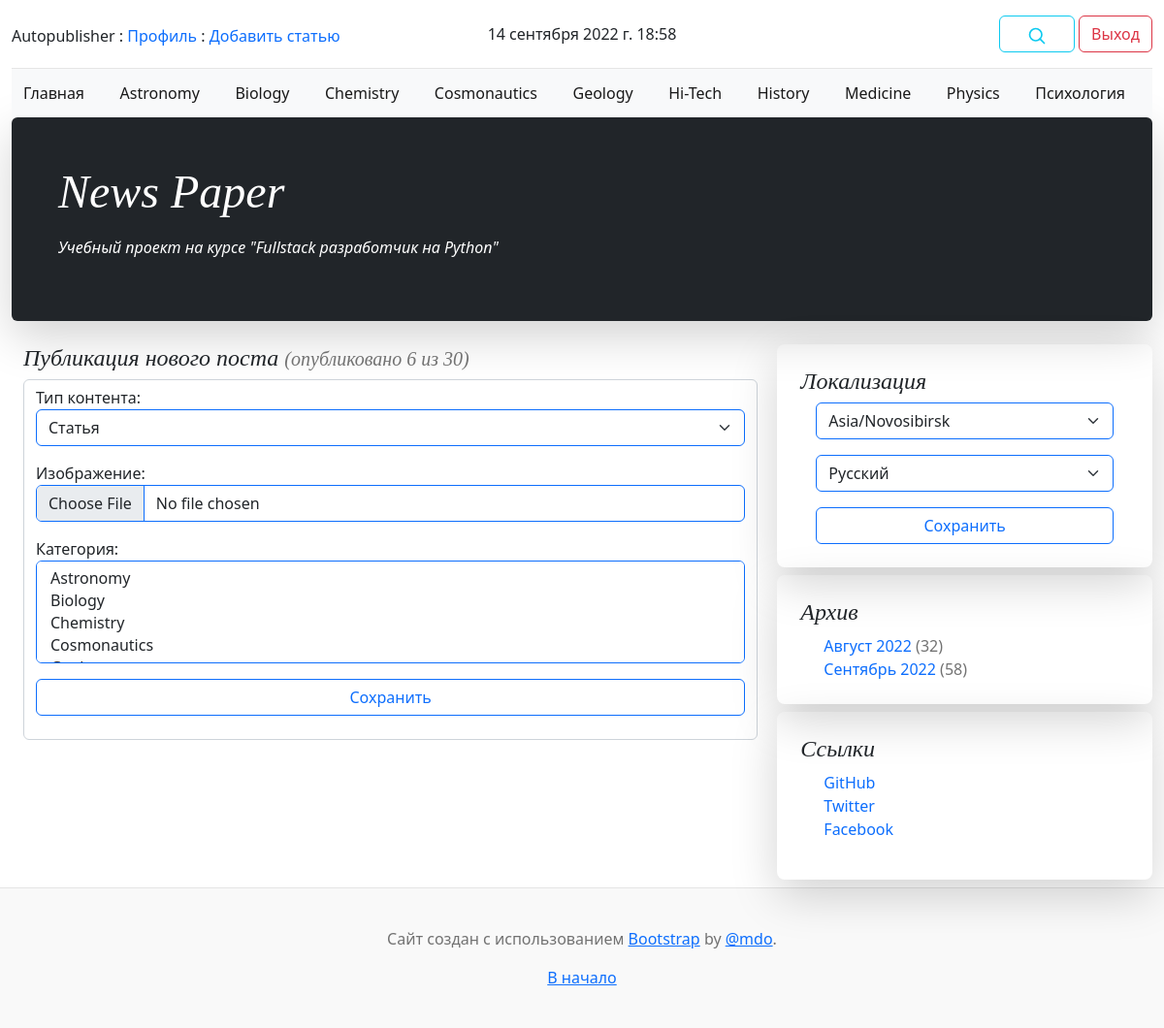
The app's page /create/ (signed in) with its own data.
### news/models.py (models this page shows)
class Category(models.Model):
    name = models.CharField(
        max_length=64,
        unique=True,
        verbose_name=_('Имя категории'),
    )
    subscribers = models.ManyToManyField(
        User,
        through='CatSubscribers',
        blank=True,
        verbose_name=_('Подписчик'),
    )
    def __str__(self):
        return self.name
    class Meta:
        verbose_name = _('Категория')
        verbose_name_plural = _('Категории')

### news/views.py (the view, shortened to what this page needs)
# urls.py: path('create/', PostCreate.as_view(), name='create'),
class PostCreate(PermissionRequiredMixin, CreateView):
    permission_required = (
        'news.add_post',
    )
    context_object_name = 'create'
    form_class = PostingForm
    model = Post
    template_name = 'edit.html'
    def get_context_data(self, **kwargs):
        context = super().get_context_data(**kwargs)
        limit = settings.DAILY_POST_LIMIT
        context['limit'] = limit
        last_day = timezone.now() - timedelta(days=1)
        posts_day_count = Post.objects.filter(
            author_post__author_user=self.request.user,
            date_pub__gte=last_day,
        ).count()
        context['count'] = posts_day_count
        context['post_limit'] = posts_day_count < limit
        return context

### news/form.py (shortened to what this page needs)
class PostingForm(forms.ModelForm):
    error_css_class = 'text-danger fw-semibold'
    class Meta:
        model = Post
        fields = [
            'type_cat',
            'name_ru',
            'content_ru',
            'name_en',
            'content_en',
            'content_image',
            'post_cat',
        ]
        widgets = {
            'type_cat': forms.Select(
                attrs={'class': 'form-select border-primary'}
            ),
            'name_ru': forms.TextInput(
                attrs={'class': 'form-control border-primary'}
            ),
            'content_ru': forms.Textarea(
                attrs={'class': 'form-control border-primary'}
            ),
            'name_en': forms.TextInput(
                attrs={'class': 'form-control border-primary'}
            ),
            'content_en': forms.Textarea(
                attrs={'class': 'form-control border-primary'}
            ),
            'content_image': forms.FileInput(
                attrs={'class': 'form-control border-primary'}
            ),
            'post_cat': forms.SelectMultiple(
                attrs={'class': 'form-select border-primary'}
            ),
        }

### news/context_processors.py (called while the page is built)
def navigate_context(request):
    category = Category.objects.all()
    archives = Post.objects.annotate(
        year=ExtractYear('date_pub'),
        month=ExtractMonth('date_pub')
    ).values('year', 'month').annotate(total=Count('id'))
    user_timezone = pytz.timezone(
        request.session.get('django_timezone') or settings.TIME_ZONE
    )
    current_time = timezone.now().astimezone(user_timezone)
    context = {
        'category': category,
        'archives': archives,
        'current_time': current_time,
        'timezones': pytz.common_timezones,
    }
    return context

### news/templatetags/news_filters.py (called while the page is built)
@register.filter()
def name_month(val):
    val_obj = timezone.datetime.strptime(str(val), "%m")
    val_name = val_obj.strftime("%B")
    return _(val_name)

### templates/edit.html (shortened to what this page needs)
{% extends 'default.html' %}
{% load i18n %}
{% block content %}
{% if edit.id == None %}
    <div class="container-fluid text-start">
        <h4 class="fst-italic">
            {% trans "Публикация нового поста" %}
            <span class="blog-post-meta fs-5">
                ({% blocktrans with count=count limit=limit %}опубликовано {{ count }} из {{ limit }}{% endblocktrans %})
            </span>
        </h4>
    </div>
    <div class="container-fluid">
        <div class="mb-3 pb-3">
            <fieldset class="form-control pb-4">
                {% if post_limit %}
                    {% include 'edit_form.html' %}
                {% else %}
                    <div class="container-fluid text-center">
                        <h5 class="pb-1 mb-4 fst-italic link-danger fw-semibold">
                            {% trans "За текущие сутки Вы исчерпали лимит публикаций!" %}
                        </h5>
                    </div>
                {% endif %}
            </fieldset>
        </div>
    </div>
{% endif %}
{% endblock content %}

### templates/navigate.html (shortened to what this page needs)
{% load i18n %}
{% load tz %}
{% load cache %}
<div class="container-fluid">
  <header class="blog-header lh-1 py-3">
    <div class="row flex-nowrap justify-content-between align-items-center">
      <div class="col-4 pt-1">
          {% if user.id %}
              <p class="pb-0 mb-0">
                  {{ user }}
                  :
                  <a title="{% trans "Профиль" %}" class="link-primary text-decoration-none" href="{% url 'news:profile' user.id %}">{% trans "Профиль" %}</a>
                  :
                  <a title="{% trans "Добавить статью" %}" class="link-primary text-decoration-none" href="{% url 'news:create' %}">{% trans "Добавить статью" %}</a>
              </p>
          {% endif %}
      </div>
      <div class="col-4 text-center">
        {{ current_time }}
      </div>
      <div class="col-4 d-flex justify-content-end align-items-center">
        <a class="link-secondary" href="{% url 'news:search' %}" aria-label="Search">
          <span class="btn btn-outline-info">
              <svg xmlns="http://www.w3.org/2000/svg" width="20" height="20" fill="none" stroke="currentColor" stroke-linecap="round" stroke-linejoin="round" stroke-width="2" class="mx-3" role="img" viewBox="0 0 24 24"><title>Search</title><circle cx="10.5" cy="10.5" r="7.5"/><path d="M21 21l-5.2-5.2"/></svg>
          </span>
        </a>
          {% if user.id %}
            <a class="btn btn-outline-danger" href="/accounts/logout/">{% trans "Выход" %}</a>
          {% else %}
            <a class="btn btn-outline-success" href="/accounts/login/">{% trans "Вход" %} | {% trans "Регистрация" %}</a>
          {% endif %}
      </div>
    </div>
  </header>
  <nav {% if current_time.hour >= 19 or  current_time.hour <= 7 %}class="navbar bg-dark text-bg-dark"{% else %}class="navbar bg-light"{% endif %}>
    <div {% if current_time.hour >= 19 or  current_time.hour <= 7 %}class="container-fluid bg-dark text-bg-dark"{% else %}class="container-fluid"{% endif %}>
      <a {% if current_time.hour >= 19 or  current_time.hour <= 7 %}class="navbar-brand fs-6 text-bg-dark"{% else %}class="navbar-brand fs-6"{% endif %} href="{% url 'news:index' %}">{% trans "Главная" %}</a>
      {% for item in category %}
        <a {% if current_time.hour >= 19 or  current_time.hour <= 7 %}class="navbar-brand fs-6 text-bg-dark"{% else %}class="navbar-brand fs-6"{% endif %} href="{% url 'news:category' item.id %}">{{ item.name }}</a>
      {% endfor %}
    </div>
  </nav>
</div>

### static/css/blog.rtl.css (style rules this page uses)
.blog-header { border-bottom: 1px solid #e5e5e5; }
h1, h2, h3, h4, h5, h6 { font-family: Amiri, Georgia, "Times New Roman", serif; }
.blog-post-meta { margin-bottom: 1.25rem; color: #727272; }

### records on screen
Category: name "Astronomy"
Category: name "Biology"
Category: name "Chemistry"
Category: name "Cosmonautics"
Category: name "Geology"
Category: name "Hi-Tech"
Category: name "History"
Category: name "Medicine"
Category: name "Physics"
Category: name "Психология"

### other values on screen
{{ user }} "Autopublisher"
{{ current_time }} "14 сентября 2022 г. 18:58"
{{ item.month|name_month }} "Август" "Сентябрь"
{{ item.year }} "2022" "2022"
{{ item.total }} "32" "58"
form field tz "Asia/Novosibirsk"
form field lg "Русский"
